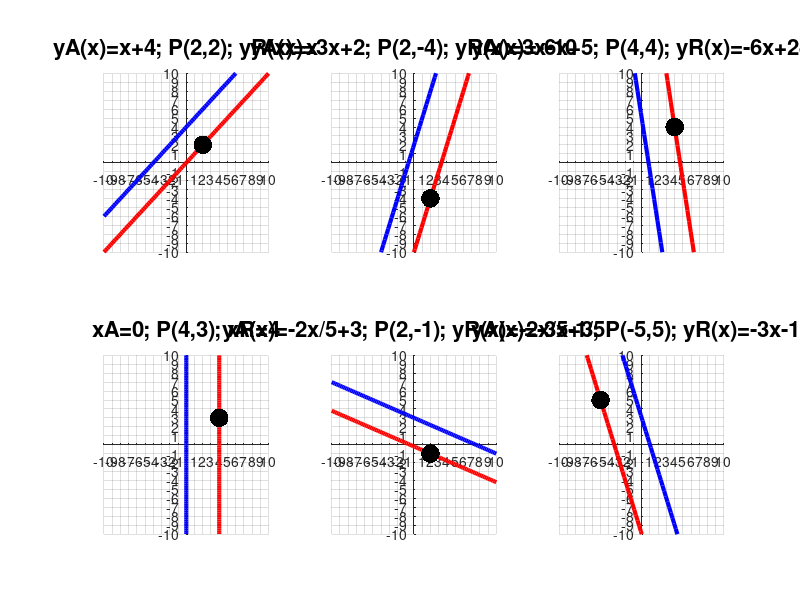

Write MATLAB code to recreate this figure.
clear all; close all; clc;
h=figure('Position',[1 21 1366 670], ...
'Name','Rectas Paralelas');
lw=3; ms=40; fs=16;
vc1=[0 0 1];
vc2=[1 0 0];
vc3=[0 0 0];
x = linspace(-10,10,100);
%%%%%%%%%%%%%%%%%%%%%%%%%%%%%%%%%%
subplot(2,3,1)
y1 = x+4;
y2 = x;
hold on;
plot(x,y1,'linewidth',lw,'color',vc1);
plot(x,y2,'linewidth',lw,'color',vc2);
plot(2,2,'.','markersize',ms,'color',vc3);
hold off
title('yA(x)=x+4; P(2,2); yR(x)=x',...
      'fontsize',fs)
set(gca,'xaxislocation','origin',...
'yaxislocation','origin');
box off; grid on;
axis([-10 10 -10 10])
x1=-10:1:10;
x2={};
for i=1:length(x1)
if x1(i)==0
x2(i)=strcat(num2str(""));
else
x2(i)=strcat(num2str(x1(i)));
endif
endfor
set(gca,'ytick',-10:1:10,'yticklabel',x2);
set(gca,'xtick',-10:1:10,'xticklabel',x2);
%%%%%%%%%%%%%%%%%%%%%%%%%%%%%%%%%%
subplot(2,3,2)
y1 = 3*x+2;
y2 = 3*x-10;
hold on;
plot(x,y1,'linewidth',lw,'color',vc1);
plot(x,y2,'linewidth',lw,'color',vc2);
plot(2,-4,'.','markersize',ms,'color',vc3);
hold off
title('yA(x)=3x+2; P(2,-4); yR(x)=3x-10',...
      'fontsize',fs)
set(gca,'xaxislocation','origin',...
'yaxislocation','origin');
box off; grid on;
axis([-10 10 -10 10])
x1=-10:1:10;
x2={};
for i=1:length(x1)
if x1(i)==0
x2(i)=strcat(num2str(""));
else
x2(i)=strcat(num2str(x1(i)));
endif
endfor
set(gca,'ytick',-10:1:10,'yticklabel',x2);
set(gca,'xtick',-10:1:10,'xticklabel',x2);
%%%%%%%%%%%%%%%%%%%%%%%%%%%%%%%%%%
subplot(2,3,3)
y1 = -6*x+5;
y2 = -6*x+28;
hold on;
plot(x,y1,'linewidth',lw,'color',vc1);
plot(x,y2,'linewidth',lw,'color',vc2);
plot(4,4,'.','markersize',ms,'color',vc3);
hold off
title('yA(x)=-6x+5; P(4,4); yR(x)=-6x+28',...
      'fontsize',fs)
set(gca,'xaxislocation','origin',...
'yaxislocation','origin');
box off; grid on;
axis([-10 10 -10 10])
x1=-10:1:10;
x2={};
for i=1:length(x1)
if x1(i)==0
x2(i)=strcat(num2str(""));
else
x2(i)=strcat(num2str(x1(i)));
endif
endfor
set(gca,'ytick',-10:1:10,'yticklabel',x2);
set(gca,'xtick',-10:1:10,'xticklabel',x2);
%%%%%%%%%%%%%%%%%%%%%%%%%%%%%%%%%%
subplot(2,3,4)
y1 = 0*x;
y2 = 0*x+4;
hold on;
plot(y1,x,'linewidth',lw,'color',vc1);
plot(y2,x,'linewidth',lw,'color',vc2);
plot(4,3,'.','markersize',ms,'color',vc3);
hold off
title('xA=0; P(4,3); xR=4',...
      'fontsize',fs)
set(gca,'xaxislocation','origin',...
'yaxislocation','origin');
box off; grid on;
axis([-10 10 -10 10])
x1=-10:1:10;
x2={};
for i=1:length(x1)
if x1(i)==0
x2(i)=strcat(num2str(""));
else
x2(i)=strcat(num2str(x1(i)));
endif
endfor
set(gca,'ytick',-10:1:10,'yticklabel',x2);
set(gca,'xtick',-10:1:10,'xticklabel',x2);
%%%%%%%%%%%%%%%%%%%%%%%%%%%%%%%%%%
subplot(2,3,5)
y1 = -2/5*x+3;
y2 = -0.4*x-0.2;
%4/10=2/5
%2/10=1/5
hold on;
plot(x,y1,'linewidth',lw,'color',vc1);
plot(x,y2,'linewidth',lw,'color',vc2);
plot(2,-1,'.','markersize',ms,'color',vc3);
hold off
title('yA(x)=-2x/5+3; P(2,-1); yR(x)=-2x/5-1/5',...
      'fontsize',fs)
set(gca,'xaxislocation','origin',...
'yaxislocation','origin');
box off; grid on;
axis([-10 10 -10 10])
x1=-10:1:10;
x2={};
for i=1:length(x1)
if x1(i)==0
x2(i)=strcat(num2str(""));
else
x2(i)=strcat(num2str(x1(i)));
endif
endfor
set(gca,'ytick',-10:1:10,'yticklabel',x2);
set(gca,'xtick',-10:1:10,'xticklabel',x2);
%%%%%%%%%%%%%%%%%%%%%%%%%%%%%%%%%%
subplot(2,3,6)
y1 = -3*x+3;
y2 = -3*x-10;
hold on;
plot(x,y1,'linewidth',lw,'color',vc1);
plot(x,y2,'linewidth',lw,'color',vc2);
plot(-5,5,'.','markersize',ms,'color',vc3);
hold off
title('yA(x)=-3x+3; P(-5,5); yR(x)=-3x-10',...
      'fontsize',fs)
set(gca,'xaxislocation','origin',...
'yaxislocation','origin');
box off; grid on;
axis([-10 10 -10 10])
x1=-10:1:10;
x2={};
for i=1:length(x1)
if x1(i)==0
x2(i)=strcat(num2str(""));
else
x2(i)=strcat(num2str(x1(i)));
endif
endfor
set(gca,'ytick',-10:1:10,'yticklabel',x2);
set(gca,'xtick',-10:1:10,'xticklabel',x2);
